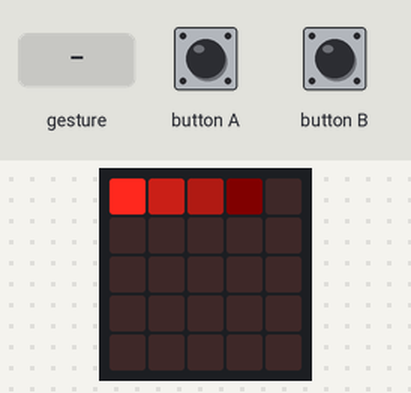
Recording of a program running on a simulated BBC micro:bit (MakeCode). Parts: the board's 5×5 LED display. The test bench sets the inputs (shaded band). Random numbers come from a fixed seed; a tilt is held for 1.5 s and a shake lasts 1 s, then the board lies face up again.

Above: at 1.2 s.
1.3 s: button A pressed for 0.15 s
At 1.7 s:
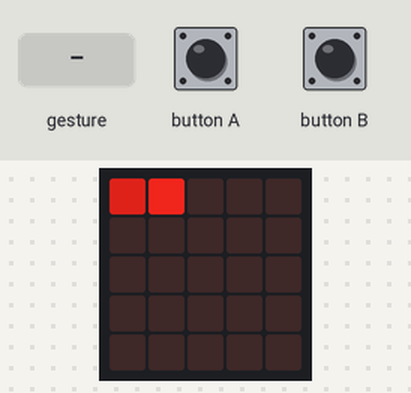
2.0 s: button B pressed for 0.15 s
At 2.32 s:
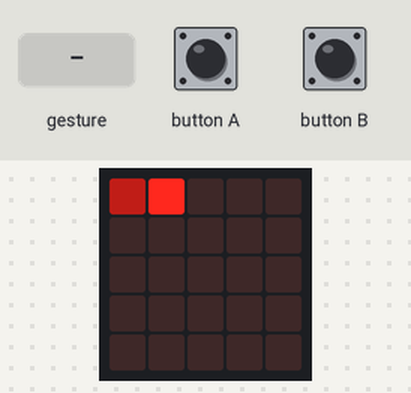
2.7 s: gesture 'tilt left'
At 3.25 s:
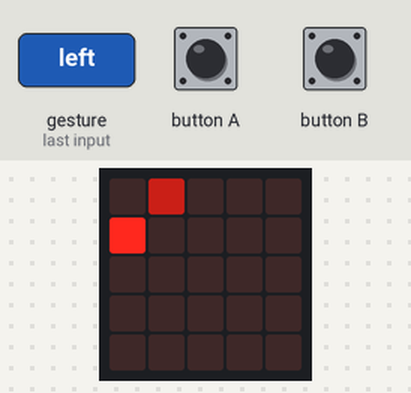
5.5 s: gesture 'tilt right'
At 6.03 s:
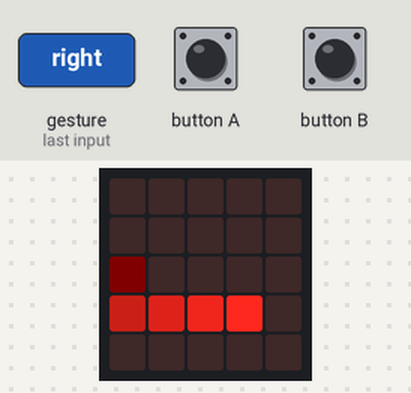
7.9 s: gesture 'logo down'
At 8.2 s:
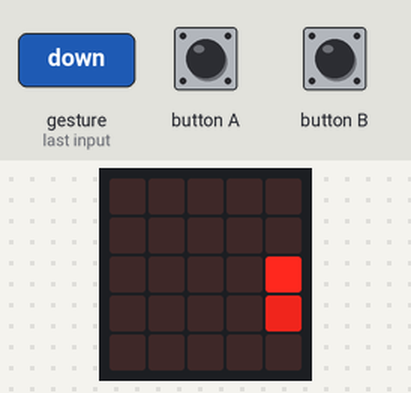
10.7 s: button A pressed for 0.15 s
At 11.29 s:
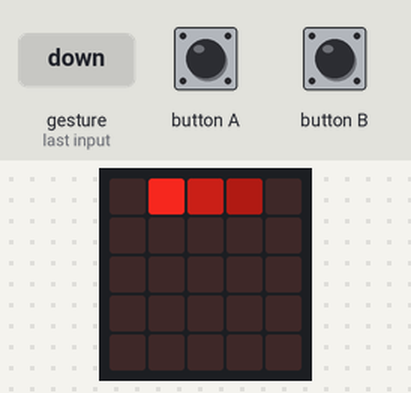
Timing chart, 0 to 13.7 s (numbered marks = the images above; inputs shaded):
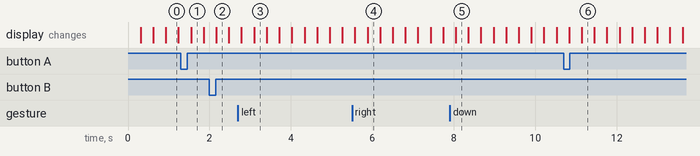

The program:

main.ts
```typescript
input.onGesture(Gesture.TiltLeft, function () {
    direction = 3
    timer2 = control.millis()
})
input.onGesture(Gesture.TiltRight, function () {
    direction = 1
    timer2 = control.millis()
})
function MoveDot () {
    if (control.millis() - TimeBeforAuto >= timer2) {
        if (direction == 0) {
            if (doty == 0) {
                direction = randint(1, 3)
            }
        }
        if (direction == 3) {
            if (dotx == 0) {
                direction = randint(0, 2)
            }
        }
        if (direction == 1) {
            if (dotx == 4) {
                if (Math.randomBoolean()) {
                    direction = 0
                } else {
                    direction = randint(2, 3)
                }
            }
        }
        if (direction == 2) {
            if (doty == 4) {
                if (Math.randomBoolean()) {
                    direction = randint(3, 0)
                } else {
                    direction = 3
                }
            }
        }
    }
    if (Math.randomBoolean()) {
        if (direction == 1 || direction == 3) {
            if (Math.randomBoolean()) {
                if (doty < 4) {
                    doty += 1
                }
            } else {
                if (doty > 0) {
                    doty += -1
                }
            }
        }
    }
    if (Math.randomBoolean()) {
        if (direction == 0 || direction == 2) {
            if (Math.randomBoolean()) {
                if (dotx < 4) {
                    dotx += 1
                }
            } else {
                if (dotx > 0) {
                    dotx += -1
                }
            }
        }
    }
    if (direction == 1) {
        if (dotx < 4) {
            dotx += 1
        }
    }
    if (direction == 3) {
        if (dotx > 0) {
            dotx += -1
        }
    }
    if (direction == 0) {
        if (doty > 0) {
            doty += -1
        }
    }
    if (direction == 2) {
        if (doty < 4) {
            doty += 1
        }
    }
}
input.onButtonPressed(Button.A, function () {
    periodOfTime += 5
    br += -0.5
    if (br < 3) {
        br = 3
    }
})
input.onButtonPressed(Button.B, function () {
    periodOfTime += -5
    br += 0.5
    if (br > 255) {
        br = 255
    }
})
input.onGesture(Gesture.LogoDown, function () {
    direction = 0
    timer2 = control.millis()
})
input.onGesture(Gesture.LogoUp, function () {
    direction = 2
    timer2 = control.millis()
})
let mil = 0
let checky = 0
let checkx = 0
let direction = 0
let timer2 = 0
let TimeBeforAuto = 0
let doty = 0
let dotx = 0
let br = 0
br = 10
dotx = 2
doty = 2
let periodOfTime = 100
let miniTimer = control.millis()
TimeBeforAuto = 4000
timer2 = control.millis()
basic.forever(function () {
    checkx = 0
    checky = 0
    mil = control.millis()
    for (let index = 0; index < 5; index++) {
        checkx = 0
        for (let index = 0; index < 5; index++) {
            led.plotBrightness(checkx, checky, led.pointBrightness(checkx, checky) - br)
            checkx += 1
        }
        checky += 1
    }
    if (control.millis() - miniTimer >= periodOfTime) {
        MoveDot()
        miniTimer = control.millis()
        led.plotBrightness(dotx, doty, 255)
    }
})
```

test.ts
```typescript
// здесь помещаются тесты; они не будут скомпилированы, пока пакет используется в качестве расширения.
```
